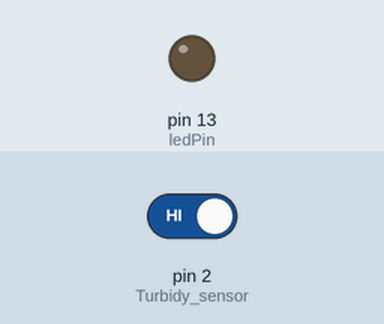
Recording of a sketch running on a simulated Arduino Uno, built with avr-gcc and run on an emulated ATmega328P. Parts: output pins drawn as LEDs (lit = HIGH). The test bench sets the inputs (shaded band); at power-on: pin 2 (Turbidy_sensor) HIGH.

Above: at 1.2 s.
1.3 s: pin 2 (Turbidy_sensor) driven LOW
At 1.7 s:
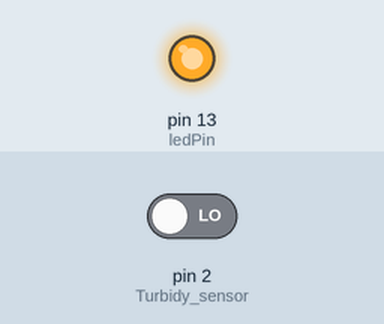
2.8 s: pin 2 (Turbidy_sensor) driven HIGH
At 4.0 s:
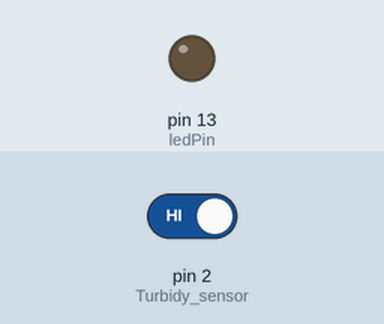
Timing chart, 0 to 5.8 s (numbered marks = the images above; inputs shaded):
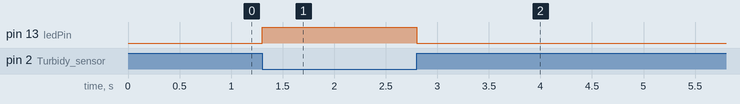

The sketch:

Lectura-digital.ino
```cpp
/* ----------------------------------------------------------------------------------------------------------
// Programa...: Lectura-digital.ino
// Autor......: @fgcoca (octubre-2019)
// Descripción: Visualización en el LED onboard (pin 13) del ajuste del potenciometro cómo valor digital.
// ---------------------------------------------------------------------------------------------------------- */
#define Turbidy_sensor 2 //Conectamos el sensor al pin digital 2
//Poner el interruptor el posición D
const int ledPin = 13; //Led onboard

void setup() {
  pinMode(ledPin, OUTPUT); //Configuramos pin 13 como salida
  pinMode(Turbidy_sensor, INPUT); //Configuramos el pin del sensor de turbidez como entrada
}
void loop() {
  if(digitalRead(Turbidy_sensor)==LOW){  //Lectura de la señal del sensor
    digitalWrite(ledPin, HIGH);  //Si el sensor indica nivel bajo (LOW) encendemos el LED
  }
  else{
    digitalWrite(ledPin, LOW);    //Si el sensor indica nivel alto (HIGH) encendemos el LED
  }
}
```

Measured:
- after the input at 1.3 s, pin 13 (ledPin): LOW → HIGH at once
- after the input at 2.8 s, pin 13 (ledPin): HIGH → LOW at once
